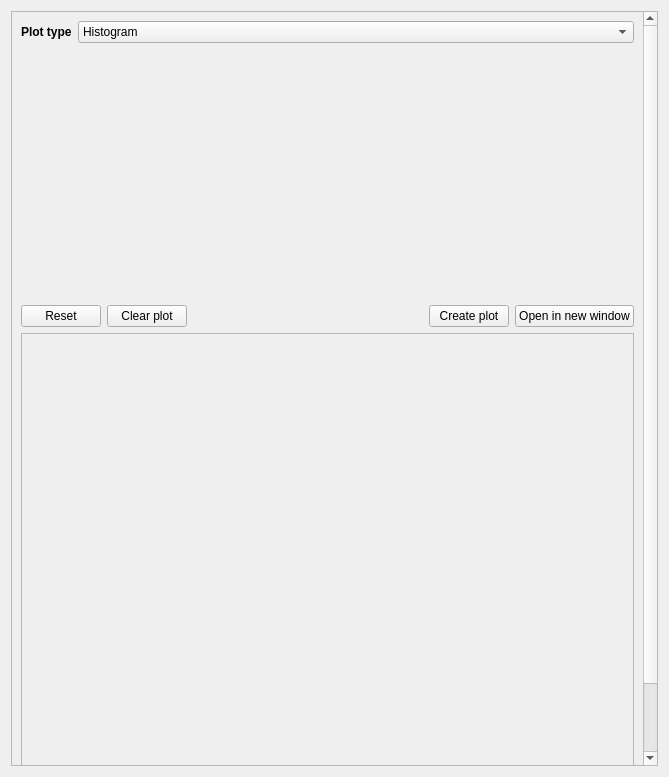
<?xml version="1.0" encoding="UTF-8"?>
<ui version="4.0">
 <class>Form</class>
 <widget class="QWidget" name="Form">
  <property name="geometry">
   <rect>
    <x>0</x>
    <y>0</y>
    <width>669</width>
    <height>777</height>
   </rect>
  </property>
  <property name="windowTitle">
   <string>Form</string>
  </property>
  <layout class="QVBoxLayout" name="verticalLayout_2">
   <item>
    <widget class="QScrollArea" name="plot_page_scroll">
     <property name="widgetResizable">
      <bool>true</bool>
     </property>
     <widget class="QWidget" name="scrollAreaWidgetContents">
      <property name="geometry">
       <rect>
        <x>0</x>
        <y>0</y>
        <width>635</width>
        <height>840</height>
       </rect>
      </property>
      <layout class="QVBoxLayout" name="verticalLayout_3">
       <item>
        <layout class="QHBoxLayout" name="plot_type_selection_layout">
         <item>
          <widget class="QLabel" name="label">
           <property name="sizePolicy">
            <sizepolicy hsizetype="Maximum" vsizetype="Preferred">
             <horstretch>0</horstretch>
             <verstretch>0</verstretch>
            </sizepolicy>
           </property>
           <property name="font">
            <font>
             <weight>75</weight>
             <bold>true</bold>
            </font>
           </property>
           <property name="text">
            <string>Plot type</string>
           </property>
          </widget>
         </item>
         <item>
          <widget class="QComboBox" name="plot_type_selection">
           <item>
            <property name="text">
             <string>Histogram</string>
            </property>
           </item>
           <item>
            <property name="text">
             <string>KDE</string>
            </property>
           </item>
           <item>
            <property name="text">
             <string>ECDF</string>
            </property>
           </item>
           <item>
            <property name="text">
             <string>Scatterplot</string>
            </property>
           </item>
           <item>
            <property name="text">
             <string>Lineplot</string>
            </property>
           </item>
           <item>
            <property name="text">
             <string>Barplot</string>
            </property>
           </item>
           <item>
            <property name="text">
             <string>Boxplot</string>
            </property>
           </item>
           <item>
            <property name="text">
             <string>Pairplot</string>
            </property>
           </item>
           <item>
            <property name="text">
             <string>Parallel coordinates (NOT IMPLEMENTED)</string>
            </property>
           </item>
          </widget>
         </item>
        </layout>
       </item>
       <item>
        <widget class="QStackedWidget" name="plot_parameters_container">
         <property name="sizePolicy">
          <sizepolicy hsizetype="Preferred" vsizetype="Fixed">
           <horstretch>0</horstretch>
           <verstretch>0</verstretch>
          </sizepolicy>
         </property>
         <property name="minimumSize">
          <size>
           <width>0</width>
           <height>250</height>
          </size>
         </property>
        </widget>
       </item>
       <item>
        <layout class="QHBoxLayout" name="plot_parameters_page_button_layout">
         <item>
          <widget class="QPushButton" name="reset_btn">
           <property name="sizePolicy">
            <sizepolicy hsizetype="Maximum" vsizetype="Fixed">
             <horstretch>0</horstretch>
             <verstretch>0</verstretch>
            </sizepolicy>
           </property>
           <property name="text">
            <string>Reset</string>
           </property>
          </widget>
         </item>
         <item>
          <widget class="QPushButton" name="clear_plot_btn">
           <property name="text">
            <string>Clear plot</string>
           </property>
          </widget>
         </item>
         <item>
          <spacer name="horizontalSpacer">
           <property name="orientation">
            <enum>Qt::Horizontal</enum>
           </property>
           <property name="sizeHint" stdset="0">
            <size>
             <width>40</width>
             <height>20</height>
            </size>
           </property>
          </spacer>
         </item>
         <item>
          <widget class="QPushButton" name="create_plot_btn">
           <property name="sizePolicy">
            <sizepolicy hsizetype="Maximum" vsizetype="Fixed">
             <horstretch>0</horstretch>
             <verstretch>0</verstretch>
            </sizepolicy>
           </property>
           <property name="text">
            <string>Create plot</string>
           </property>
          </widget>
         </item>
         <item>
          <widget class="QPushButton" name="open_plot_btn">
           <property name="text">
            <string>Open in new window</string>
           </property>
          </widget>
         </item>
        </layout>
       </item>
       <item>
        <widget class="QFrame" name="plot_container">
         <property name="sizePolicy">
          <sizepolicy hsizetype="Expanding" vsizetype="Expanding">
           <horstretch>0</horstretch>
           <verstretch>0</verstretch>
          </sizepolicy>
         </property>
         <property name="minimumSize">
          <size>
           <width>0</width>
           <height>500</height>
          </size>
         </property>
         <property name="frameShape">
          <enum>QFrame::StyledPanel</enum>
         </property>
         <property name="frameShadow">
          <enum>QFrame::Raised</enum>
         </property>
        </widget>
       </item>
      </layout>
     </widget>
    </widget>
   </item>
  </layout>
 </widget>
 <resources/>
 <connections/>
</ui>
